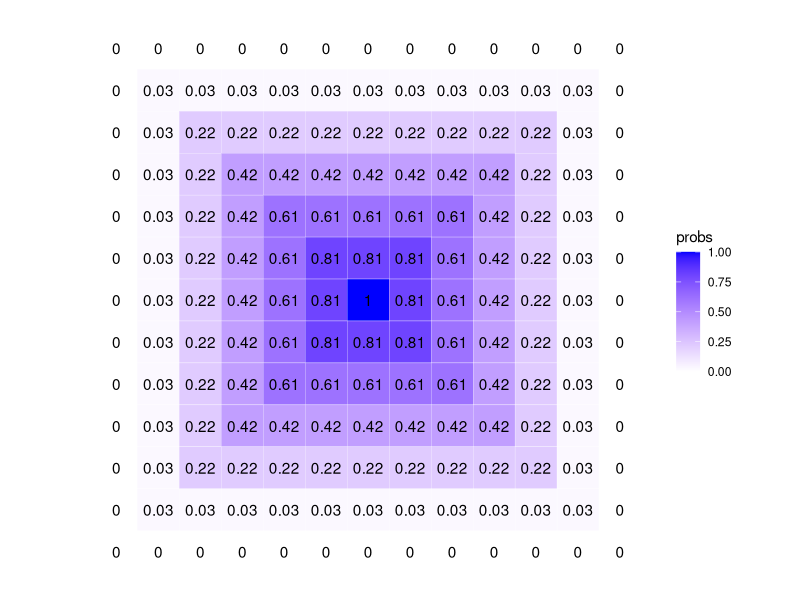
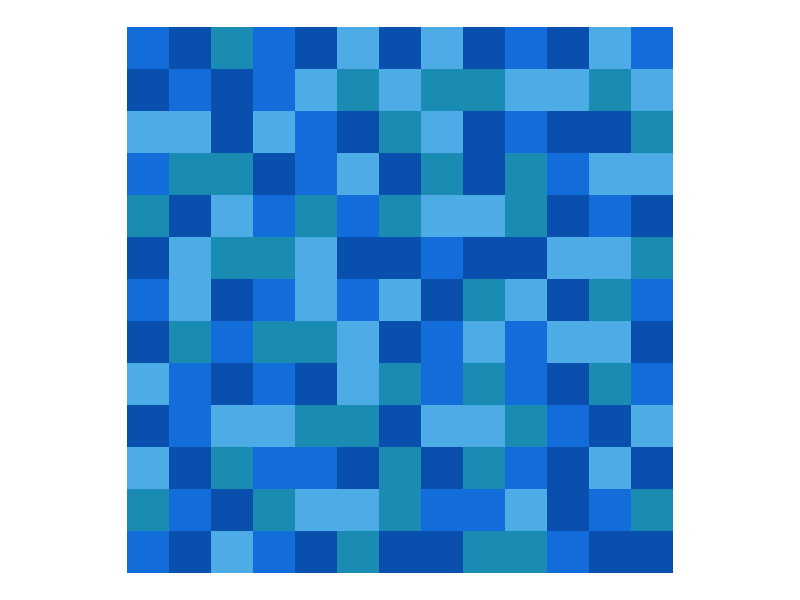
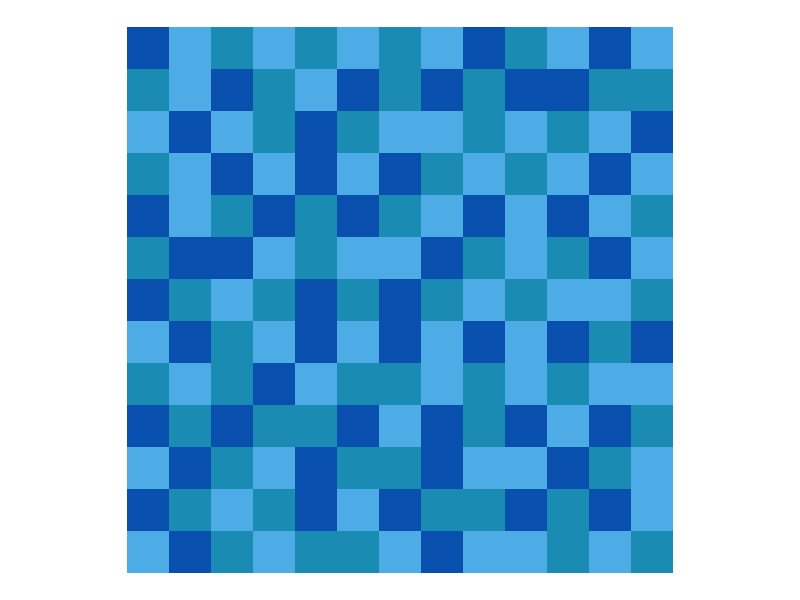
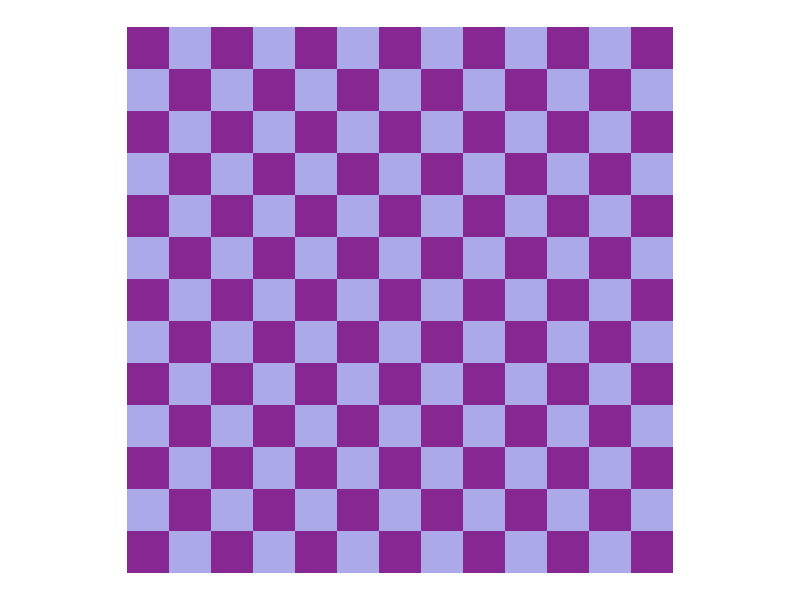

These charts were generated, in order, by the following R code: (Note: this script raises an error after producing the figures.)
#####
# Test the smallest size that still works with probs

library(ggplot2)

# Set the size of the desired grid and calculate number of circuits
size <- 13
circuits <- ifelse(size %% 2 == 0, size/2, (size+1)/2)


get_prob_vector <- function(circuits){

  first10perc <- seq(0, 0.02857143, length.out = round(circuits*.10)+1) # 3

  last90perc_length <- circuits - length(first10perc)

  last10perc_length <- round(last90perc_length * (1/9)) # 2

  middle80perc_length <- last90perc_length - last10perc_length # 15

  middle80perc <- seq(0.02857143, 1, length.out = middle80perc_length+2)[-c(1, middle80perc_length+2)]

  last10perc <- rep(1, last10perc_length)

  prob_vector <- c(first10perc, middle80perc, last10perc)

  return(prob_vector)
}

get_prob_matrix <- function(size, prob_vector){

  # Calculate quad size same way as circuits
  quad_size <- ifelse(size %% 2 == 0, size/2, (size+1)/2)

  # Create empty matrix for the quad
  M <- matrix(0, nrow = quad_size, ncol = quad_size)

  # For loop to assign prob_vector to correct cells in quadrant
  for (i in 1:quad_size){

    M[i, i:quad_size] <- prob_vector[i]
    M[i:quad_size, i] <- prob_vector[i]
  }

  # if size is even,
  if(size %% 2 == 0){
    # mirror horizontally and column bind
    M_right <- pracma::fliplr(M)
    M <- cbind(M, M_right)

    # then mirror vertically and row bind
    M_down <- pracma::flipud(M)
    M <- rbind(M, M_down)

  }else{ # if size is odd
    # mirror all but last col horizontally and col bind
    M_right <- pracma::fliplr(M[ , 1:(quad_size-1)])
    M <- cbind(M, M_right)

    # then mirror all but last row vertically and row bind
    M_down <- pracma::flipud(M[1:(quad_size-1), ])
    M <- rbind(M, M_down)

  }

  return(M)
}




# Create a data frame for the grid coordinates
df <- expand.grid(x = 1:size, y = 1:size)

# Get the prob vector
prob_vector <- get_prob_vector(circuits)

# Get the prob matrix
M <- get_prob_matrix(size, prob_vector)

# Apply M to df as a vector
df$probs <- as.vector(M)

# Plot

ggplot(df, aes(x = x, y = y, label = round(probs, 2))) +
  geom_tile(aes(fill = probs), colour = "white") +
  geom_text() +
  scale_fill_gradient(low = "white", high = "blue") +
  scale_y_reverse() +
  theme_void() +
  coord_fixed()


# 13 is the smallest size that's viable

#####
# Test the smallest set of unique colors

get_color_vector <- function(size, colors){

  # Define an empty size x size matrix
  color_matrix <- matrix("", nrow = size, ncol = size)

  # For loop to go row by row
  for (i in 1:nrow(color_matrix)){

    # For loop to go column by column
    for (j in 1:ncol(color_matrix)){

      # If you're in the first (top left) cell, assign a random color
      if (i == 1 && j == 1){

        color_matrix[i,j] <- sample(x = colors,
                                    size = 1,
                                    replace = TRUE)

        # If you're in any other cell than the top left
      } else {

        # Get the colors of the five surrounding cells
        left_color1 <- ifelse((j-1) > 0, color_matrix[i, j-1], "")
        left_color2 <- ifelse((j-2) > 0, color_matrix[i, j-2], "")
        up_color1 <- ifelse((i-1) > 0, color_matrix[i-1, j], "")
        up_color2 <- ifelse((i-2) > 0, color_matrix[i-2, j], "")
        up_left_color <- ifelse((j-1) > 0 && (i-1) > 1, color_matrix[i-1, j-1], "")
        up_right_color <- ifelse((i-1) > 0 && (j+1) < (ncol(color_matrix)+1),
                                 color_matrix[i-1, j+1], "")

        # Put them in a vector called surrounding
        surrounding <- c(left_color1,
                         left_color2,
                         up_color1,
                         up_color2,
                         up_left_color,
                         up_right_color)

        # Check to see if any of the relavent cell colors match
        matching <- vector(mode = "character", length = 8)

        matching[1] <- ifelse(left_color1 == left_color2, left_color1, "")
        matching[2] <- ifelse(left_color1 == up_color1, left_color1, "")
        matching[3] <- ifelse(up_color1 == up_color2, up_color1, "")
        matching[4] <- ifelse(up_left_color == left_color1, up_left_color, "")
        matching[5] <- ifelse(up_left_color == up_color1, up_left_color, "")
        matching[6] <- ifelse(up_right_color == up_color1, up_right_color, "")
        matching[7] <- ifelse(up_left_color == left_color1, up_color1, "")
        matching[8] <- ifelse(up_left_color == up_color1, left_color1, "")


        matching <- unique(matching[which(matching != "")])

        # If there were no matches
        if (length(matching) == 0){

          # Assign any random color
          color_matrix[i,j] <- sample(x = colors,
                                      size = 1,
                                      replace = TRUE)

        } else { # If there WERE matches

          # Assign any other color than those in matches vector
          color_matrix[i,j] <- sample(x = colors[-which(colors %in% matching)],
                                      size = 1,
                                      replace = TRUE)
        }
      }
    }
  }
  # return the color matrix as a vector
  return(as.vector(color_matrix))
}

# Define the colors
colors18 <- c(#"#EDEFEE", # Paper
  "#1A8BB3", # Teal - no longer teal, just bright blue
  "#0950AE", # Dark blue
  "#4DACE5", # Light blue
  "#126DDB", # Blue
  "#E48DC4", # Pink
  "#ABA9E8", # Light purple
  "#872791", # Purple
  "#6D1617", # Dark red
  "#B81634", # Red
  "#DF3B43", # Red orange
  "#E35C47", # Orange
  "#EB8749", # Light orange
  "#F6E254", # Yellow
  "#7B442D", # Brown
  "#000000", # Black
  "#1A6E7E", # Dark green - no longer dark green, now looks teal
  "#7CBF7B", # Green
  "#ADD2B8") # Light green

# Define the colors
colors5 <- c(#"#EDEFEE", # Paper
  "#1A8BB3", # Teal - no longer teal, just bright blue
  "#0950AE", # Dark blue
  "#4DACE5", # Light blue
  "#126DDB", # Blue
  "#E48DC4") # Pink
  # "#ABA9E8", # Light purple
  # "#872791", # Purple
  # "#6D1617", # Dark red
  # "#B81634", # Red
  # "#DF3B43", # Red orange
  # "#E35C47", # Orange
  # "#EB8749", # Light orange
  # "#F6E254", # Yellow
  # "#7B442D", # Brown
  # "#000000", # Black
  # "#1A6E7E", # Dark green - no longer dark green, now looks teal
  # "#7CBF7B", # Green
  # "#ADD2B8") # Light green

# Define the colors
colors6 <- c(#"#EDEFEE", # Paper
  "#1A8BB3", # Teal - no longer teal, just bright blue
  "#0950AE", # Dark blue
  "#4DACE5", # Light blue
  "#126DDB", # Blue
  "#E48DC4", # Pink
  "#ABA9E8") # Light purple
  # "#872791", # Purple
  # "#6D1617", # Dark red
  # "#B81634", # Red
  # "#DF3B43", # Red orange
  # "#E35C47", # Orange
  # "#EB8749", # Light orange
  # "#F6E254", # Yellow
  # "#7B442D", # Brown
  # "#000000", # Black
  # "#1A6E7E", # Dark green - no longer dark green, now looks teal
  # "#7CBF7B", # Green
  # "#ADD2B8") # Light green

# Define the colors
colors7 <- c(#"#EDEFEE", # Paper
  "#1A8BB3", # Teal - no longer teal, just bright blue
  "#0950AE", # Dark blue
  "#4DACE5", # Light blue
  "#126DDB", # Blue
  "#E48DC4", # Pink
  "#ABA9E8", # Light purple
  "#872791") # Purple
  # "#6D1617", # Dark red
  # "#B81634", # Red
  # "#DF3B43", # Red orange
  # "#E35C47", # Orange
  # "#EB8749", # Light orange
  # "#F6E254", # Yellow
  # "#7B442D", # Brown
  # "#000000", # Black
  # "#1A6E7E", # Dark green - no longer dark green, now looks teal
  # "#7CBF7B", # Green
  # "#ADD2B8") # Light green

# Define the colors
colors4 <- c(#"#EDEFEE", # Paper
  "#1A8BB3", # Teal - no longer teal, just bright blue
  "#0950AE", # Dark blue
  "#4DACE5", # Light blue
  "#126DDB") # Blue
  # "#E48DC4", # Pink
  # "#ABA9E8", # Light purple
  # "#872791", # Purple
  # "#6D1617", # Dark red
  # "#B81634", # Red
  # "#DF3B43", # Red orange
  # "#E35C47", # Orange
  # "#EB8749", # Light orange
  # "#F6E254", # Yellow
  # "#7B442D", # Brown
  # "#000000", # Black
  # "#1A6E7E", # Dark green - no longer dark green, now looks teal
  # "#7CBF7B", # Green
  # "#ADD2B8") # Light green

# Define the colors
colors3 <- c(#"#EDEFEE", # Paper
  "#1A8BB3", # Teal - no longer teal, just bright blue
  "#0950AE", # Dark blue
  "#4DACE5") # Light blue
# "#126DDB", # Blue
# "#E48DC4", # Pink
# "#ABA9E8", # Light purple
# "#872791", # Purple
# "#6D1617", # Dark red
# "#B81634", # Red
# "#DF3B43", # Red orange
# "#E35C47", # Orange
# "#EB8749", # Light orange
# "#F6E254", # Yellow
# "#7B442D", # Brown
# "#000000", # Black
# "#1A6E7E", # Dark green - no longer dark green, now looks teal
# "#7CBF7B", # Green
# "#ADD2B8") # Light green

# size 13, colors4 - this works!
color_vector <- get_color_vector(13, colors4)

df <- expand.grid(x = 1:size, y = 1:size)

df$color <- color_vector

# Print to see if it worked

ggplot(df, aes(x = x, y = y, fill = color)) +
  geom_tile() +  # Add tiles
  scale_y_reverse() +
  scale_fill_identity() +  # Use the colors stored as strings in the color column
  theme_void() +  # Remove axis labels and background
  coord_equal()

# size 13, colors3 - still works!
color_vector <- get_color_vector(13, colors3)

df <- expand.grid(x = 1:size, y = 1:size)

df$color <- color_vector

# Print to see if it worked

ggplot(df, aes(x = x, y = y, fill = color)) +
  geom_tile() +  # Add tiles
  scale_y_reverse() +
  scale_fill_identity() +  # Use the colors stored as strings in the color column
  theme_void() +  # Remove axis labels and background
  coord_equal()

colors2 <- c("#ABA9E8", # Light purple
             "#872791") # Purple

# size 13, colors2 - still technically works!
color_vector <- get_color_vector(13, colors2)

df <- expand.grid(x = 1:size, y = 1:size)

df$color <- color_vector

# Print to see if it worked

ggplot(df, aes(x = x, y = y, fill = color)) +
  geom_tile() +  # Add tiles
  scale_y_reverse() +
  scale_fill_identity() +  # Use the colors stored as strings in the color column
  theme_void() +  # Remove axis labels and background
  coord_equal()

# size 13, colors is just one color - fails
color_vector <- get_color_vector(13, c("pink"))
